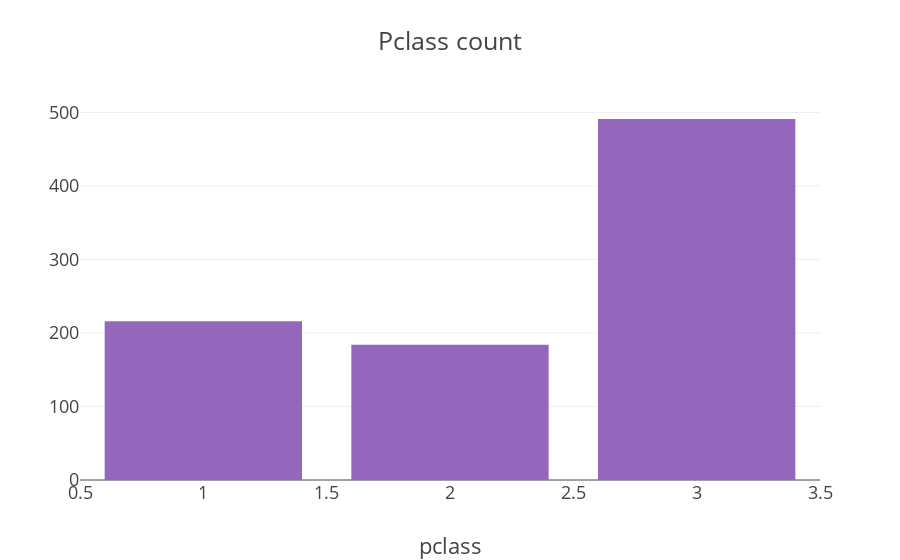

Notebook code cell kept with this figure:
### Markdown cell above
Look at the above figure. Sex seems to be very interesting feature. The survival rate of men is much less than that of women. Only 81 women died out of 344. But 109 men survived out of 577. It means that women were given high priority while Rescue.

### Code cell
col='Pclass'
v2=x[col].value_counts().reset_index()
v2=v2.rename(columns={col:'count','index':col})
v2['percent']=v2['count'].apply(lambda x : 100*x/sum(v2['count']))
v2=v2.sort_values(col)
trace1 = go.Bar(x=v2[col], y=v2["count"], name="Emb",  marker=dict(color="#9467bd"))
layout={'title':"Pclass count",'xaxis':{'title':"pclass"}}
fig = go.Figure(data=[trace1], layout=layout)
fig.layout.template='presentation'
iplot(fig)

### Figure 1 — Plotly figure (JSON) as saved in the notebook; plotly's stock layout.template omitted (floating-point values rounded to 4 significant figures)
{"data": [{"marker": {"color": "#9467bd"}, "name": "Emb", "type": "bar", "uid": "a40a783e-130a-4b20-8803-974fdfea8f5e", "x": [1, 2, 3], "y": [216, 184, 491]}], "layout": {"title": {"text": "Pclass count"}, "xaxis": {"title": {"text": "pclass"}}}}
